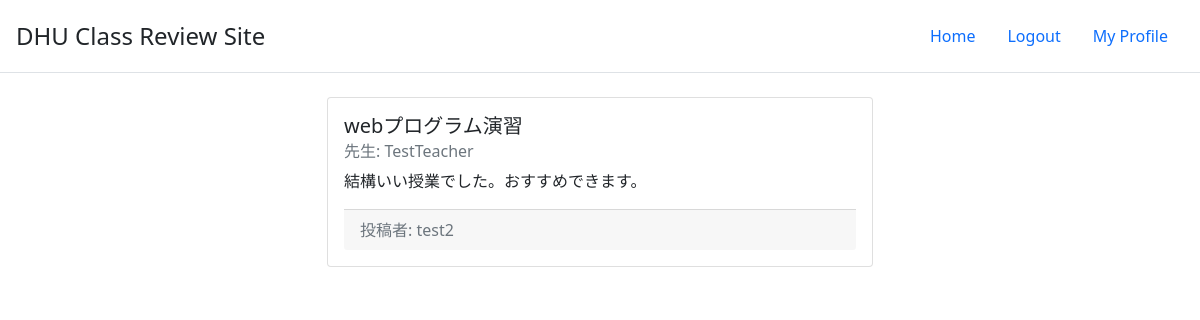
The page /review/1 on the database its author committed.
### tables this page shows
CREATE TABLE classes(class_id, title, teacher);

CREATE TABLE "reviews"(review_id, user_id, class_id, comment);

CREATE TABLE users(user_id, name, password_hash, img_path TEXT);

### app.py (the view)
@app.route("/review/<int:review_id>")
def get_review_page(review_id):
    db = DbWrapper()
    review = db.get_review(review_id)
    return render_template("review/description.html", review=review, is_signin=True, error_message=request.args.get("error_message"))

### db.py (called while the page is built)
    def __del__(self):
        self.db_connection.close()

    def execute(self, sql: str):
        print("execute:" + sql)
        if sql.startswith("SELECT"):
            self.db.execute(sql)
            return self.db.fetchall()
        if sql.startswith("INSERT") or sql.startswith("DELETE") or sql.startswith("UPDATE"):
            self.db.execute(sql)
            self.db_connection.commit()

    def get_review(self, review_id):
        review_raw = self.execute(
            f"SELECT * FROM reviews WHERE review_id={review_id}")[0]
        review = {}
        review["review_id"] = review_raw[0]
        class_info = self.execute(
            f"SELECT title,teacher FROM classes WHERE class_id={review_raw[2]}")[0]
        review["user_id"] = review_raw[1]
        review["class_title"] = class_info[0]
        review["class_teacher"] = class_info[1]
        review["written_by"] = self.execute(
            f"SELECT name FROM users WHERE user_id={review_raw[1]}")[0][0]
        review["comment"] = review_raw[3]
        return review

### templates/review/description.html
{% extends "layout.html" %}
{% block content %}
    <div class="row justify-content-center">
        <div class="col-6">
            <div class="card">
                <div class="card-body">
                    <h5 class="card-title">{{ review.class_title }}</h5>
                    <h6 class="card-subtitle mb-2 text-muted">先生: {{ review.class_teacher }}</h6>
                    <p class="card-text">{{ review.comment }}</p>
                    <div class="card-footer text-muted">投稿者: {{ review.written_by }}</div>
                </div>
            </div>
        </div>
    </div>
{% endblock %}

### rows shown on the page
classes: class_title "webプログラム演習", class_teacher "TestTeacher"
reviews: comment "結構いい授業でした。おすすめできます。"
users: written_by "test2"
